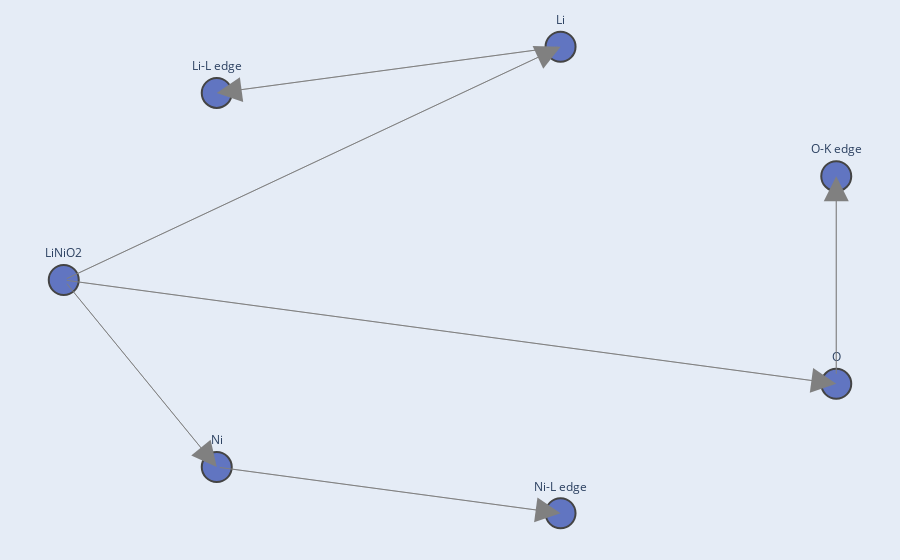

The cell this chart's notebook holds for it:
### Code cell
nio.workflow.show()

### Figure 1 — Plotly figure (JSON) as saved in the notebook; plotly's stock layout.template omitted (floating-point values rounded to 4 significant figures)
{"data": [{"line": {"color": "#888", "width": 0.5}, "mode": "lines", "type": "scatter", "x": [-1, -0.6235, null, -1, 0.901, null, -1, 0.2225, null, -0.6235, 0.2225, null, 0.901, 0.901, null, 0.2225, -0.6235, null], "y": [-8.742e-08, -0.7818, null, -8.742e-08, -0.4339, null, -8.742e-08, 0.9749, null, -0.7818, -0.9749, null, -0.4339, 0.4339, null, 0.9749, 0.7818, null]}, {"hoverinfo": "text", "marker": {"color": "#6175c1", "line": {"width": 2}, "size": 30}, "mode": "markers+text", "text": ["LiNiO2", "Ni", "Ni-L edge", "O", "O-K edge", "Li", "Li-L edge"], "textposition": "top center", "type": "scatter", "x": [-1, -0.6235, 0.2225, 0.901, 0.901, 0.2225, -0.6235], "y": [-8.742e-08, -0.7818, -0.9749, -0.4339, 0.4339, 0.9749, 0.7818]}], "layout": {"annotations": [{"arrowcolor": "gray", "arrowhead": 2, "arrowsize": 5, "ax": -1, "axref": "x", "ay": -8.742e-08, "ayref": "y", "showarrow": true, "x": -0.6235, "xref": "x", "y": -0.7818, "yref": "y"}, {"arrowcolor": "gray", "arrowhead": 2, "arrowsize": 5, "ax": -1, "axref": "x", "ay": -8.742e-08, "ayref": "y", "showarrow": true, "x": 0.901, "xref": "x", "y": -0.4339, "yref": "y"}, {"arrowcolor": "gray", "arrowhead": 2, "arrowsize": 5, "ax": -1, "axref": "x", "ay": -8.742e-08, "ayref": "y", "showarrow": true, "x": 0.2225, "xref": "x", "y": 0.9749, "yref": "y"}, {"arrowcolor": "gray", "arrowhead": 2, "arrowsize": 5, "ax": -0.6235, "axref": "x", "ay": -0.7818, "ayref": "y", "showarrow": true, "x": 0.2225, "xref": "x", "y": -0.9749, "yref": "y"}, {"arrowcolor": "gray", "arrowhead": 2, "arrowsize": 5, "ax": 0.901, "axref": "x", "ay": -0.4339, "ayref": "y", "showarrow": true, "x": 0.901, "xref": "x", "y": 0.4339, "yref": "y"}, {"arrowcolor": "gray", "arrowhead": 2, "arrowsize": 5, "ax": 0.2225, "axref": "x", "ay": 0.9749, "ayref": "y", "showarrow": true, "x": -0.6235, "xref": "x", "y": 0.7818, "yref": "y"}], "hovermode": "closest", "margin": {"b": 0, "l": 0, "r": 0, "t": 0}, "showlegend": false, "xaxis": {"showgrid": false, "showticklabels": false, "zeroline": false}, "yaxis": {"showgrid": false, "showticklabels": false, "zeroline": false}}}
